Frame 1 (no input): blank canvas, image omitted
Frame 60 (the mouse pressed at the canvas centre just before this capture): blank canvas, image omitted
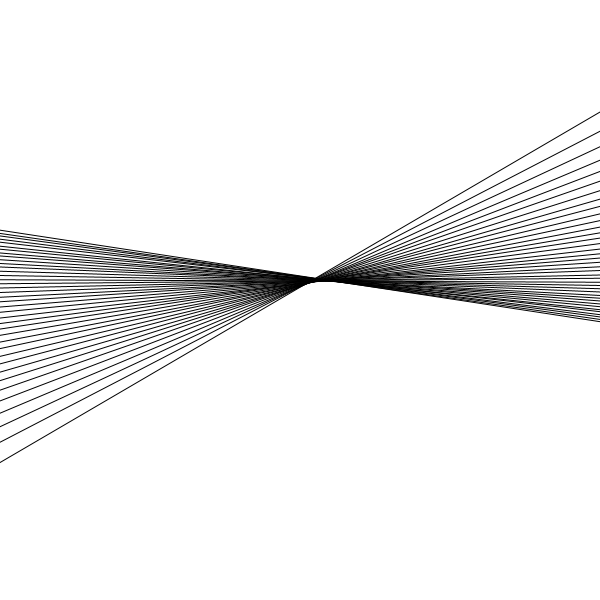
Frame 120 (the mouse held since frame 60 and released just before this capture)

The Processing sketch whose frames 1 and 60 were blank and that drew this single picture after the mouse press (run headless with seeded random() and noise(); from frame 60 on, the mouse is pressed at the canvas centre):

// Processing sketch: hyperbola
// ── hyperbola.pde
void setup() {
 size(600, 600);
 background(255);
}

float r = 20; //radius
float x = random(width/2);
float y = random(height/2);
float diameter = 40;
int numLines = 2000;
float delta = .5;
float x2 = -r;
float pX = -r;
float y2 = sqrt((r * r) - (x2 * x2));
void draw() {
 
  pushMatrix();
  translate(width/2, height/2);
  strokeWeight(1);
  
  
 
  
  float midX = (x2 - x) / 2;    // Gets the x coordinate of the midpoint between the two lines
  float midY = (y2 - y) / 2;
  float slope = -((x2 - x)/(y2 - y));    // The slope of the line perpendicular to the line between point R and point P
  float b1 = midY - (slope * midX);
  float b2 = (slope * width) + b1;
  float b3 = (slope * -width) + b1;
  if (x2 >= r+1){
  line(-width, b3, width, b2);
  }
   
    
  if (x2 == diameter || x2 == -diameter) {
    pX = -pX;
  }
  if (pX == r) {
    x2 -= delta;
  }
  if (pX == -r){
    x2 += delta;
  }

  y2 = sqrt(abs(((r * r) - (x2 * x2))));
  if(((r*r) - (x2 *x2))<0){
    y2 = y2*-1;
  }
  
  if(x2 > width){
    background(255);
    stroke(random(256), random(256), random(256));
    x2 = -r;
    
  }
 
  
  //x2 = -r;
  //y2 = sqrt((r * r) - (x2 * x2));
  //for(int index = 0; index < numLines; index++){
  // float midX = (x2 - x) / 2;    // Gets the x coordinate of the midpoint between the two lines
  // float midY = (y2 - y) / 2;
  // float slope = -((x2 - x)/(y2 - y));    // The slope of the line perpendicular to the line between point R and point P
  // float b1 = midY - (slope * midX);
  // float b2 = (slope * width) + b1;
  // float b3 = (slope * -width) + b1;
  // if (x2 >= r+1){
  // line(-width, -b2, width, -b3);
  // }
   
    
  // if (x2 == diameter || x2 == -diameter) {
  //   pX = -pX;
  // }
  // if (pX == r) {
  //   x2 -= delta;
  // }
  // if (pX == -r){
  //   x2 += delta;
  // }

  // y2 = sqrt(abs(((r * r) - (x2 * x2))));
  // if(((r*r) - (x2 *x2))<0){
  //   y2 = y2*-1;
  // }
  //}
  popMatrix();
  
}
